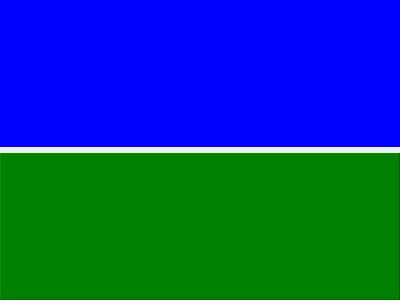
<?xml version="1.0" encoding="UTF-8"?>
<ui version="4.0">
 <class>Receiver</class>
 <widget class="QFrame" name="Receiver">
  <property name="geometry">
   <rect>
    <x>0</x>
    <y>0</y>
    <width>400</width>
    <height>300</height>
   </rect>
  </property>
  <property name="windowTitle">
   <string>Frame</string>
  </property>
  <layout class="QVBoxLayout" name="verticalLayout">
   <property name="spacing">
    <number>6</number>
   </property>
   <property name="leftMargin">
    <number>0</number>
   </property>
   <property name="topMargin">
    <number>0</number>
   </property>
   <property name="rightMargin">
    <number>0</number>
   </property>
   <property name="bottomMargin">
    <number>0</number>
   </property>
   <item>
    <widget class="PAYS::Order::BankName" name="m_Bank">
     <property name="styleSheet">
      <string notr="true">background: blue</string>
     </property>
     <property name="frameShape">
      <enum>QFrame::NoFrame</enum>
     </property>
     <property name="frameShadow">
      <enum>QFrame::Plain</enum>
     </property>
    </widget>
   </item>
   <item>
    <widget class="PAYS::Order::PayerInOut" name="m_Receiver">
     <property name="styleSheet">
      <string notr="true">background: green</string>
     </property>
     <property name="frameShape">
      <enum>QFrame::Panel</enum>
     </property>
     <property name="frameShadow">
      <enum>QFrame::Raised</enum>
     </property>
    </widget>
   </item>
  </layout>
 </widget>
 <customwidgets>
  <customwidget>
   <class>PAYS::Order::BankName</class>
   <extends>QFrame</extends>
   <header>order_bank_name.h</header>
   <container>1</container>
  </customwidget>
  <customwidget>
   <class>PAYS::Order::PayerInOut</class>
   <extends>QFrame</extends>
   <header>order_payer_in_out.h</header>
   <container>1</container>
  </customwidget>
 </customwidgets>
 <resources/>
 <connections/>
</ui>
